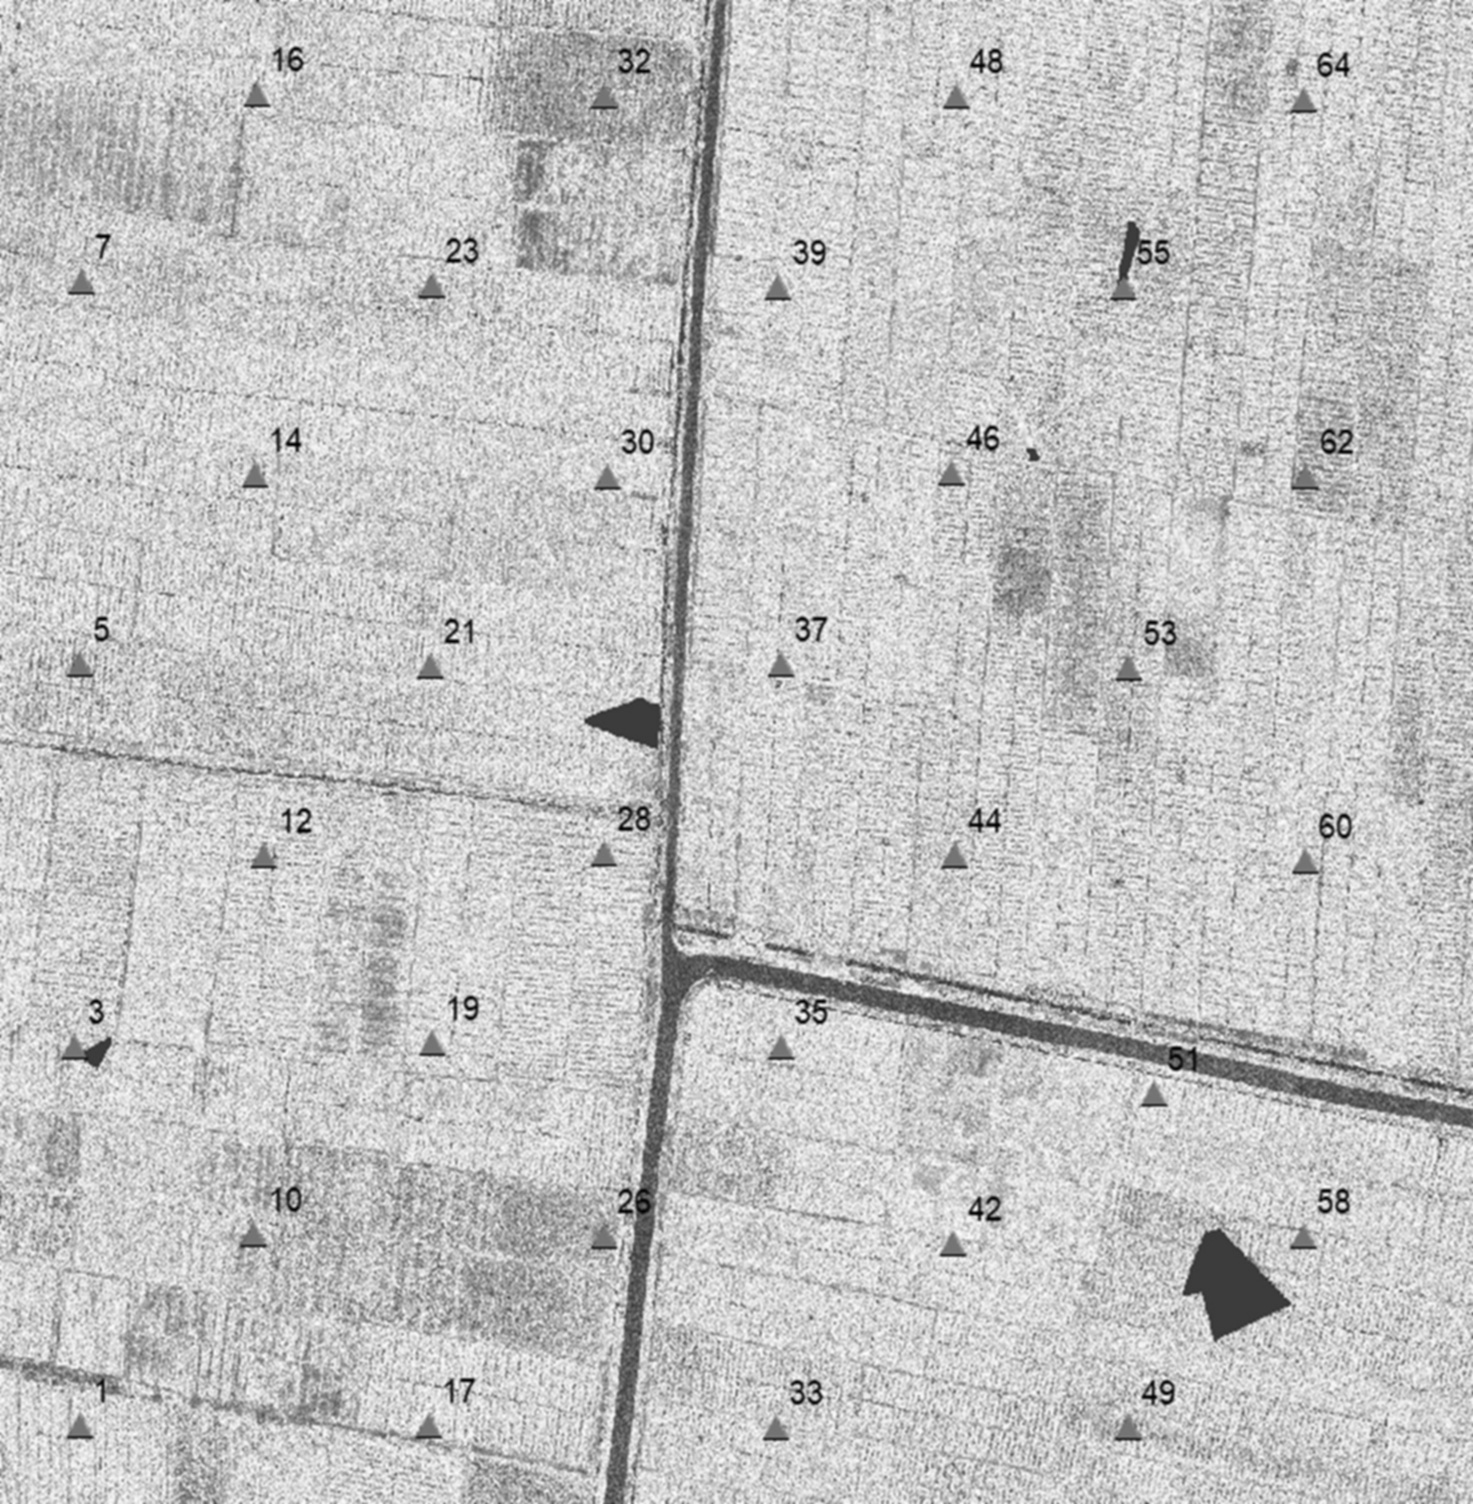

This figure's Python source:
import cv2
import numpy as np
import os

def convert_image_to_grayscale(input_path, output_path, save_as_npy=False):
    """
    Mengonversi satu file gambar menjadi grayscale dan menyimpannya
    sebagai file gambar atau .npy dengan ukuran asli.
    """
    # 1. Baca gambar dari path yang diberikan
    img = cv2.imread(input_path)
    if img is None:
        print(f"Gagal membaca gambar dari: {input_path}")
        return

    # 2. Lakukan proses konversi ke grayscale
    gray = cv2.cvtColor(img, cv2.COLOR_BGR2GRAY)
    # Baris resize dihapus dari sini

    # 3. Simpan hasilnya sesuai pilihan
    if save_as_npy:
        # Tambahkan dimensi channel agar menjadi (height, width, 1) untuk .npy
        gray_3d = np.expand_dims(gray, axis=-1)
        np.save(output_path, gray_3d)
        print(f"Gambar berhasil diproses dan disimpan sebagai .npy di: {output_path}")
    else:
        # Simpan sebagai file gambar (misal: .jpg, .png)
        cv2.imwrite(output_path, gray)
        print(f"Gambar berhasil diproses dan disimpan sebagai gambar di: {output_path}")

# --- BAGIAN UTAMA (YANG DIPERBAIKI) ---

# 1. Tentukan lokasi skrip ini berada secara otomatis
script_dir = os.path.dirname(os.path.abspath(__file__))

# 2. Definisikan nama file input dan output
input_filename = 'standardized.jpg'
output_filename_img = 'grayscale.jpg'
# output_filename_npy = 'standardized_grayscale.npy' # Untuk output .npy

# 3. Gabungkan lokasi skrip dengan nama file untuk membuat path yang lengkap dan pasti
input_path = os.path.join(script_dir, input_filename)
output_path_img = os.path.join(script_dir, output_filename_img)
# output_path_npy = os.path.join(script_dir, output_filename_npy) # Untuk output .npy

# 4. Panggil fungsi untuk memproses satu file dan menyimpannya sebagai gambar
print(f"Membaca file dari: {input_path}")
convert_image_to_grayscale(input_path, output_path_img, save_as_npy=False)

# Jika Anda ingin menyimpannya sebagai file .npy, panggil seperti ini:
# convert_image_to_grayscale(input_path, output_path_npy, save_as_npy=True)